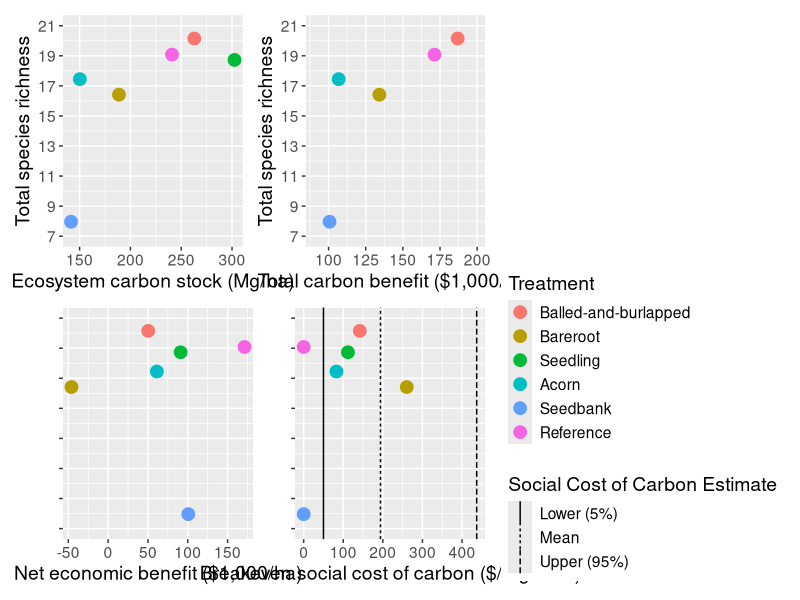

Write R code to recreate this figure.
path_to_repo= "C:/Users/Chels/OneDrive - University of Illinois - Urbana/Chapter2/Floodplain-Experiment-Repo"
setwd(path_to_repo)

library(ggplot2)
library(reshape2)
library(patchwork)
library(dplyr)

### script that uses social cost of carbon to estimate absolute and relative 
### carbon benefits of each treatment

# treatment names
trts = c("Balled-and-burlapped","Bareroot","Seedling","Acorn","Seedbank","Reference")

## read in datasets

# social cost of carbon estimates 
scc.df = read.csv("Carbon_Calculations/SCC_Estimates.csv")
colnames(scc.df) = c("stat","per.CO2","per.CO2.C")
scc.df$stat = c("mean","lower","upper")
rownames(scc.df) = c("mean","lower","upper")

# establishment costs
est.df = read.csv("Carbon_Calculations/Treatment_Establishment_Costs.csv")
colnames(est.df) = c("trt","cost.2019","cost.2025")

# ecosystem carbon estimates
stock.df = read.csv("Tree_Analysis/Posteriors/Carbon_Stocks_Richness_Means_Intervals_5Chains.csv")
sort(unique(stock.df$variable.label))
ecoC.df = stock.df[which(stock.df$variable.label == "Total ecosystem"),
                   c("treatment","posterior.mean","X5","X95")]
colnames(ecoC.df) = c("trt","mean","lower","upper")

## combine datasets to estimate carbon benefit

# melt ecosystem carbon estimates by statistic
ecoC.df.melt = melt(ecoC.df, id.vars=c("trt"), variable.name="stat",value.name="stock")

# estimate carbon benefit of each treatment
ecoC.df.melt$carbon.benefit = rep(0, nrow(ecoC.df.melt))
stats = c("mean","lower","upper")
for (i in 1:3) {
  stat.i = stats[i]
  stat.id = which(ecoC.df.melt$stat == stat.i)
  ecoC.df.melt$carbon.benefit[stat.id] = ecoC.df.melt$stock[stat.id]*scc.df[stat.i,"per.CO2.C"]
}

# estimate net benefit of each treatment by subtracting the establishment cost
ecoC.df.melt$net.benefit = rep(0, nrow(ecoC.df.melt))
ecoC.df.melt$breakeven.scc = rep(0, nrow(ecoC.df.melt))
for (i in 1:6) {
  trt.i = trts[i]
  cost.i = est.df[which(est.df$trt == trt.i),"cost.2025"]
  trt.id = which(ecoC.df.melt$trt == trt.i)
  ecoC.df.melt[trt.id,"net.benefit"] = ecoC.df.melt[trt.id,"carbon.benefit"] - cost.i
  ecoC.df.melt[trt.id,"breakeven.scc"] = cost.i/ecoC.df.melt[trt.id,"stock"]* 12.01/44.01
}

# get species richness estimates
n.df = stock.df[which(stock.df$variable.label == "Total richness"),
                c("treatment","posterior.mean","X5","X95")]
colnames(n.df) = c("trt","mean","lower","upper")
n.df.melt = melt(n.df, id.vars=c("trt"), variable.name="stat",value.name="richness")

# join richness estimates 
ecoC.n.df.join = left_join(ecoC.df.melt, n.df.melt, by=c("trt","stat"))

# plot net carbon benefit v. richness
mean.df = ecoC.n.df.join[which(ecoC.n.df.join$stat == "mean"),]
scc.df$stat = c("Mean","Lower (5%)","Upper (95%)")
colnames(scc.df)[1] = "Social Cost of Carbon Estimate"
p1 = ggplot(data=mean.df, 
            aes(y=richness, x=stock, 
                color=factor(trt, levels=trts))) +
            geom_point(size=4) + 
            guides(color="none") + 
            scale_y_continuous(breaks=seq(7,21,by=2),limits=c(7,21)) +
            labs(x="Ecosystem carbon stock (Mg/ha)",
                 y="Total species richness") +
            theme(text=element_text(size=14))
p2 = ggplot(data=mean.df, 
            aes(y=richness, x=carbon.benefit/1000, 
                color=factor(trt, levels=trts))) +
            geom_point(size=4) + 
            guides(color="none") + 
            scale_y_continuous(breaks=seq(7,21,by=2),limits=c(7,21)) +
            scale_x_continuous(breaks=seq(100,200,by=25),
                               limits=c(90,200)) +
            labs(x="Total carbon benefit ($1,000/ha)",
                 y="Total species richness") +
            theme(text=element_text(size=14))
p3 = ggplot(data=mean.df, 
            aes(y=richness, x=net.benefit/1000, 
                color=factor(trt, levels=trts))) +
            geom_point(size=4) +
            guides(color="none") + 
            scale_y_continuous(breaks=seq(7,21,by=2),limits=c(7,21)) +
            labs(x="Net economic benefit ($1,000/ha)",
                 y="") +
            theme(axis.text.y=element_blank(),
                  text=element_text(size=14))
p4 = ggplot() +
     geom_point(data=mean.df, 
                aes(y=richness, x=breakeven.scc, 
                    color=factor(trt, levels=trts)),
                size=4) +
     guides(color=guide_legend(title="Treatment")) + 
     scale_y_continuous(breaks=seq(7,21,by=2),limits=c(7,21)) +
     labs(x="Breakeven social cost of carbon ($/Mg CO2)",
          y="") +
     theme(axis.text.y=element_blank(),
           text=element_text(size=14)) +
     geom_vline(data=scc.df, 
                 aes(xintercept=per.CO2, 
                     linetype=`Social Cost of Carbon Estimate`))
(p1 + p2)/(p3 + p4)

# print results for table 
cols = colnames(ecoC.n.df.join[3:7])
for (i in 1:length(cols)) {
  mean.df = ecoC.n.df.join[which(ecoC.n.df.join$stat == "mean"),c("trt",cols[i])]
  l.df = ecoC.n.df.join[which(ecoC.n.df.join$stat == "lower"),c("trt",cols[i])]
  u.df = ecoC.n.df.join[which(ecoC.n.df.join$stat == "upper"),c("trt",cols[i])]
  print(cols[i])
  for (j in 1:6) {
    trt = mean.df$trt[j]
    if (cols[i] == "stock") {
      print(paste(trt, ": ", 
                  signif(mean.df[j,cols[i]],3), " (", 
                  signif(l.df[j,cols[i]],3), "-", 
                  signif(u.df[j,cols[i]],3), ")", sep="")) 
    } else if (cols[i] %in% c("carbon.benefit","net.benefit")) {
      print(paste(trt, ": ", 
                  signif(mean.df[j,cols[i]]/1000,3), " (", 
                  signif(l.df[j,cols[i]]/1000,3), "-", 
                  signif(u.df[j,cols[i]]/1000,3), ")", sep=""))
    } else {
      print(paste(trt, ": ", 
                  signif(mean.df[j,cols[i]],3), " (", 
                  signif(l.df[j,cols[i]],3), "-", 
                  signif(u.df[j,cols[i]],3), ")", sep=""))
    }
  }
}
